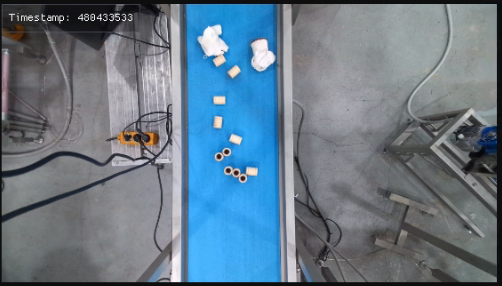
#> input picture _test_img_000.png, 502 x 286 px; the run also reads 1 picture not shown here
$ jupyter execute --allow-errors Untitled.ipynb
#> lines starting #> are read from the running program, lines starting #| are printed output that depends on the picture; after the words box and inside, x2 and y2 are one past the last pixel; in counts of white or black regions, pixels touching at a corner belong together
[cell 1]
import cv2
import numpy as np

[cell 2]
img = cv2.imread('./_test_img_000.png', cv2.IMREAD_COLOR)
#> img is the input picture: shape (286, 502, 3); mean B, G, R 135.6, 121.2, 103.1

# cv2.line(img, point1_0, point1_1,(0,255,255), 1)
# cv2.line(img, point1_2, point1_3,(0,255,255), 1)

# cv2.rectangle(img,(185,0,280-185,width),(255,255,255),1)


width = img.shape[0]
#> width = 286
length = img.shape[1]
#> length = 502


roi = img[0:width, 185:280]
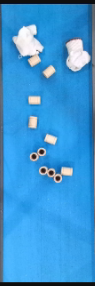
#> roi: shape (286, 95, 3); mean B, G, R 213.1, 150.2, 60.5

cv2.imshow('img', roi)
cv2.waitKey(0)
cv2.destroyAllWindows()

[cell 3]
point1_0 = [222, 0]
point1_1 = [222, width]
#> point1_1 = [222, 286]

point1_2 = [320,0]
point1_3 = [320,width]
#> point1_3 = [320, 286]
print(width, length)
#| 286 502

# [6 lines of commented-out code are left out]

[cell 4]
roi.shape
#> Out = (286, 95, 3)

[cell 5]
move = -100
M = np.float32([[1,0,0],
              [0,1,move]])

roi4move = img[0:width, 222:320]
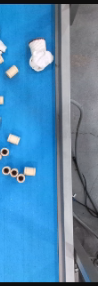
#> roi4move: shape (286, 98, 3); mean B, G, R 176.9, 137, 83.2

shift = cv2.warpAffine(roi4move, M, (roi.shape[1], roi.shape[0]))
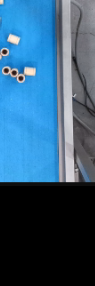
#> shift: shape (286, 95, 3); mean B, G, R 119.6, 90.6, 51.5
cv2.rectangle(shift,(0, roi.shape[0] + move - 5),(roi.shape[1], roi.shape[0]), (246,182,62), -1)
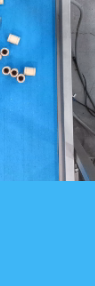
#> shift: shape (286, 95, 3); mean B, G, R 208.9, 156.6, 73.8

cv2.imshow('img',shift)
cv2.waitKey(0)
cv2.destroyAllWindows()

[cell 6]
'./test_img_{:03d}.png'.format(0)

[cell 7]
width
#> Out = 286

[cell 8]
for i in range(width//move * 2):
    print(i)

[cell 9]
shift = cv2.warpAffine(roi, M,(roi.shape[1], roi.shape[0]))
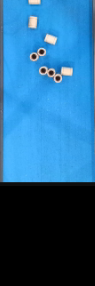
#> shift: shape (286, 95, 3); mean B, G, R 144.1, 99.9, 36.9
cv2.rectangle(shift,(0, roi.shape[0] + move),(roi.shape[1], roi.shape[0]), (226,156,50), -1)
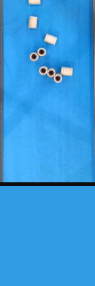
#> shift: shape (286, 95, 3); mean B, G, R 223.1, 154.4, 54.3
cv2.imshow('img',shift)
cv2.waitKey(0)
cv2.destroyAllWindows()

[cell 10]
roi.shape[0]
#> Out = 286

[cell 11]
width//move
#> Out = -3

[cell 12]
diff = 10
M = np.float32([[1,0,0],
              [0,1,move]])


for i in range(width//diff * 2):

    if i<= (width//diff) :

        move = 280 - diff*i
#> move = 280

    else:
        move = - diff


    M = np.float32([[1,0,0],
              [0,1,move]])
#> M = [[1, 0, 0], [0, 1, 280]]


    img4save = cv2.imread('./test_img_{:03d}.png'.format(i), cv2.IMREAD_COLOR)


    if i<=(width//diff):
        roi4move = img[0:width, 185:280]

        shift = cv2.warpAffine(roi4move, M, (roi.shape[1], roi.shape[0]))
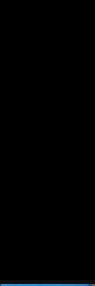
#> shift: shape (286, 95, 3); mean B, G, R 1.6, 1.1, 0.5
        cv2.rectangle(shift,(0,0),(280-185, move + 5), (226,156,50), -1)
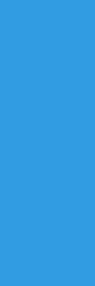
#> shift: shape (286, 95, 3); mean B, G, R 226, 156, 50
#         cv2.imshow('img',shift)
#         cv2.waitKey(0)
#         cv2.destroyAllWindows()

    else:
        roi = img4save[0:width, 185:280]

        shift = cv2.warpAffine(roi, M,(roi.shape[1], roi.shape[0]))

        cv2.rectangle(shift,(0, roi.shape[0] + move-5),(roi.shape[1], roi.shape[0]), (226,156,50), -1)
#         cv2.imshow('img',shift)
#         cv2.waitKey(0)
#         cv2.destroyAllWindows()

    img4save[0:width, 185:280] = shift
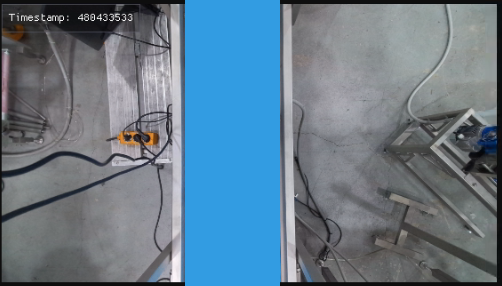
#> img4save: shape (286, 502, 3); 18.92% of pixels changed, all inside (x1, y1, x2, y2) = (185, 0, 280, 286)

    filename = './test_img_{:03d}.png'.format(i+1)
    cv2.imwrite(filename,img4save)
